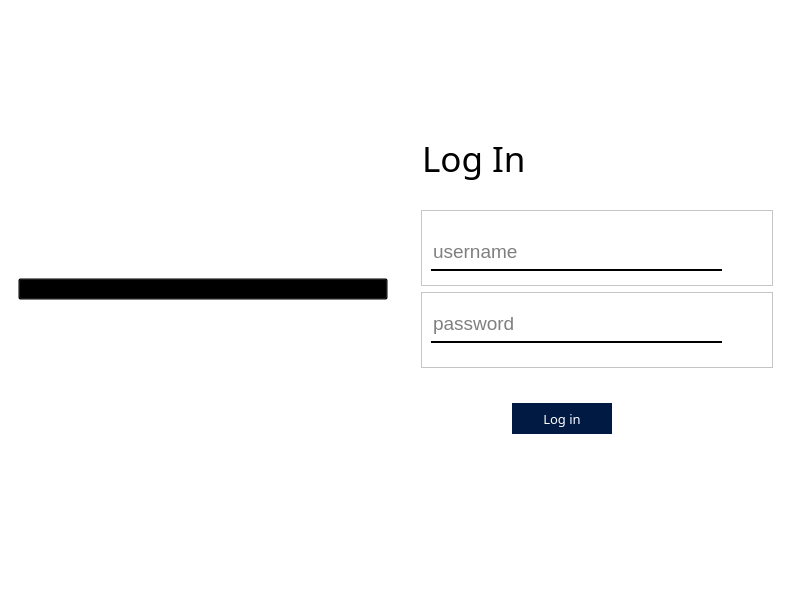
<?xml version="1.0" encoding="UTF-8"?>
<ui version="4.0">
 <class>MainWindow</class>
 <widget class="QMainWindow" name="MainWindow">
  <property name="geometry">
   <rect>
    <x>0</x>
    <y>0</y>
    <width>800</width>
    <height>600</height>
   </rect>
  </property>
  <property name="maximumSize">
   <size>
    <width>809</width>
    <height>600</height>
   </size>
  </property>
  <property name="windowTitle">
   <string>MainWindow</string>
  </property>
  <property name="styleSheet">
   <string notr="true">background-color:rgb(255, 255, 255)</string>
  </property>
  <property name="animated">
   <bool>true</bool>
  </property>
  <property name="documentMode">
   <bool>false</bool>
  </property>
  <widget class="QWidget" name="centralwidget">
   <property name="styleSheet">
    <string notr="true">background-color: rgb(255, 255, 255)</string>
   </property>
   <layout class="QHBoxLayout" name="horizontalLayout">
    <item>
     <widget class="QWidget" name="widget" native="true">
      <layout class="QVBoxLayout" name="verticalLayout_3">
       <item>
        <widget class="QPushButton" name="pushButton">
         <property name="styleSheet">
          <string notr="true">background-color: transparent</string>
         </property>
         <property name="text">
          <string/>
         </property>
         <property name="icon">
          <iconset resource="../picture.qrc">
           <normaloff>:/logo/picture/Logo.png</normaloff>:/logo/picture/Logo.png</iconset>
         </property>
         <property name="iconSize">
          <size>
           <width>400</width>
           <height>10000</height>
          </size>
         </property>
        </widget>
       </item>
      </layout>
     </widget>
    </item>
    <item>
     <widget class="QWidget" name="widget_2" native="true">
      <layout class="QVBoxLayout" name="verticalLayout">
       <item>
        <widget class="QWidget" name="widget_3" native="true">
         <widget class="QLabel" name="label">
          <property name="geometry">
           <rect>
            <x>10</x>
            <y>110</y>
            <width>321</width>
            <height>61</height>
           </rect>
          </property>
          <property name="font">
           <font>
            <family>Rubik Mono One</family>
            <pointsize>26</pointsize>
           </font>
          </property>
          <property name="text">
           <string>Log In</string>
          </property>
         </widget>
        </widget>
       </item>
       <item>
        <widget class="QWidget" name="widget_4" native="true">
         <layout class="QVBoxLayout" name="verticalLayout_2">
          <item>
           <widget class="QFrame" name="frame">
            <property name="frameShape">
             <enum>QFrame::StyledPanel</enum>
            </property>
            <property name="frameShadow">
             <enum>QFrame::Raised</enum>
            </property>
            <widget class="QLineEdit" name="username">
             <property name="geometry">
              <rect>
               <x>10</x>
               <y>30</y>
               <width>291</width>
               <height>31</height>
              </rect>
             </property>
             <property name="font">
              <font>
               <family>Arial</family>
               <pointsize>14</pointsize>
              </font>
             </property>
             <property name="styleSheet">
              <string notr="true">background-color: rgba(0,0,0,0);
border: none;
border-bottom: 2px solid rgb(0, 0, 0);
color: rgb(0, 0, 0);
padding-bottom: 7px;</string>
             </property>
             <property name="echoMode">
              <enum>QLineEdit::Normal</enum>
             </property>
             <property name="placeholderText">
              <string>username</string>
             </property>
            </widget>
           </widget>
          </item>
          <item>
           <widget class="QFrame" name="frame_2">
            <property name="frameShape">
             <enum>QFrame::StyledPanel</enum>
            </property>
            <property name="frameShadow">
             <enum>QFrame::Raised</enum>
            </property>
            <widget class="QLineEdit" name="password">
             <property name="geometry">
              <rect>
               <x>10</x>
               <y>20</y>
               <width>291</width>
               <height>31</height>
              </rect>
             </property>
             <property name="font">
              <font>
               <family>Arial</family>
               <pointsize>14</pointsize>
              </font>
             </property>
             <property name="styleSheet">
              <string notr="true">background-color: rgba(0,0,0,0);
border: none;
border-bottom: 2px solid rgb(0, 0, 0);
color: rgb(0, 0, 0);
padding-bottom: 7px;</string>
             </property>
             <property name="text">
              <string/>
             </property>
             <property name="echoMode">
              <enum>QLineEdit::Password</enum>
             </property>
             <property name="placeholderText">
              <string>password</string>
             </property>
            </widget>
           </widget>
          </item>
         </layout>
        </widget>
       </item>
       <item>
        <widget class="QWidget" name="widget_5" native="true">
         <widget class="QPushButton" name="loginButton">
          <property name="geometry">
           <rect>
            <x>100</x>
            <y>20</y>
            <width>100</width>
            <height>31</height>
           </rect>
          </property>
          <property name="minimumSize">
           <size>
            <width>100</width>
            <height>0</height>
           </size>
          </property>
          <property name="font">
           <font>
            <family>Sans Serif Collection</family>
            <pointsize>10</pointsize>
           </font>
          </property>
          <property name="styleSheet">
           <string notr="true">QPushButton{
background-color: rgb(0,26,68);
color: white;
border: radius
}

QPushButton:hove{
background-color: rgb(170, 85, 255)
}</string>
          </property>
          <property name="text">
           <string>Log in</string>
          </property>
         </widget>
        </widget>
       </item>
      </layout>
     </widget>
    </item>
   </layout>
  </widget>
  <widget class="QStatusBar" name="statusbar"/>
 </widget>
 <resources>
  <include location="../picture.qrc"/>
 </resources>
 <connections/>
</ui>
